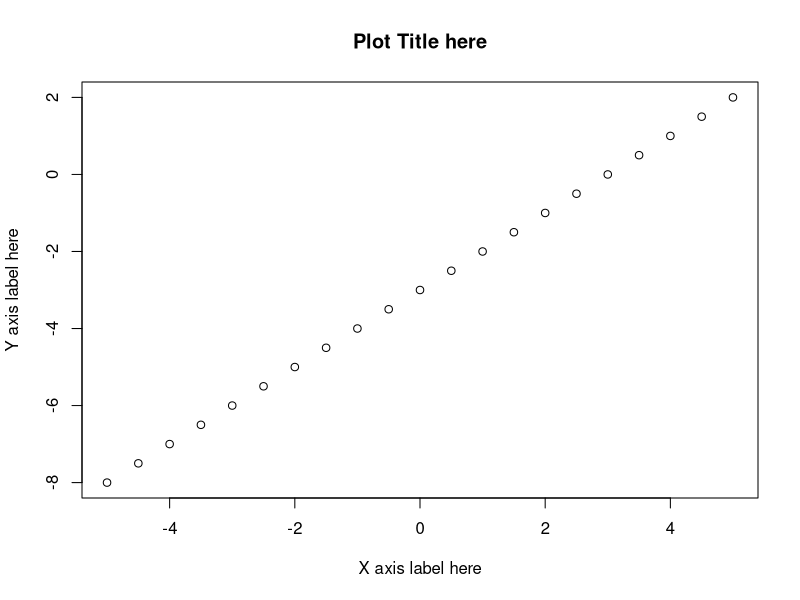
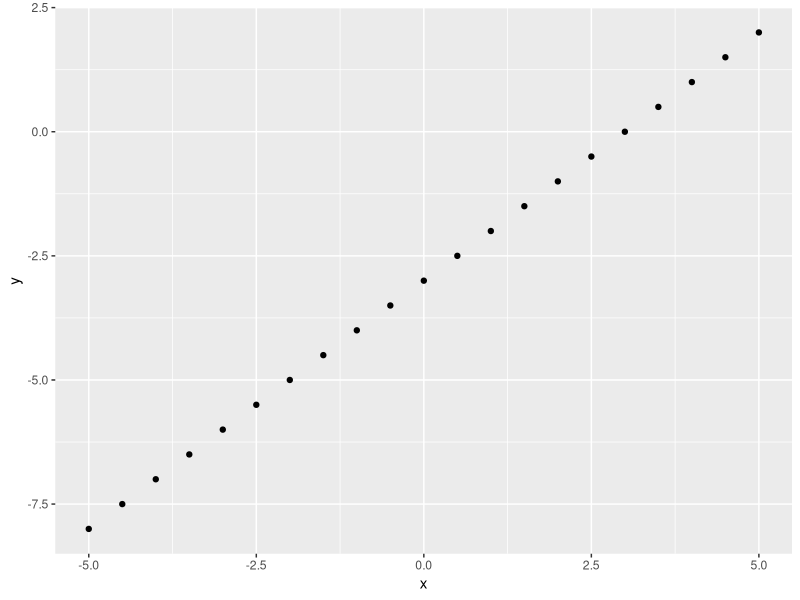
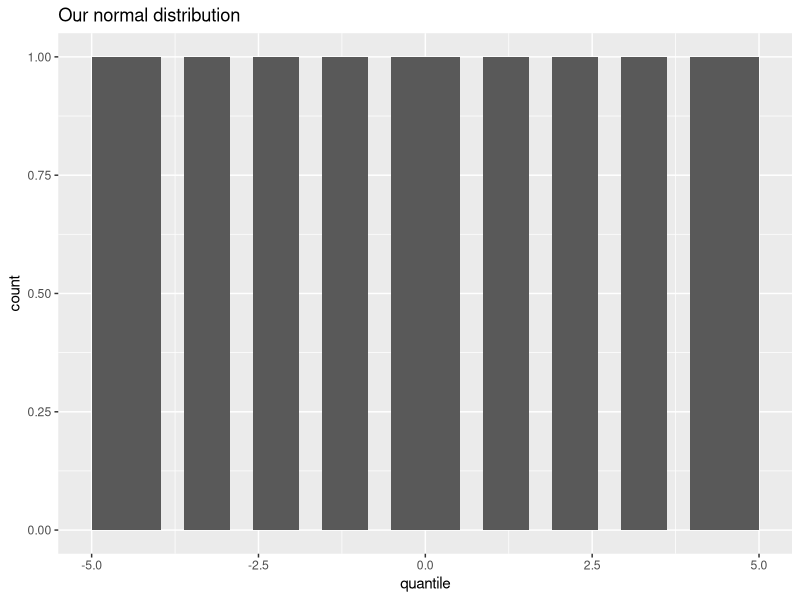
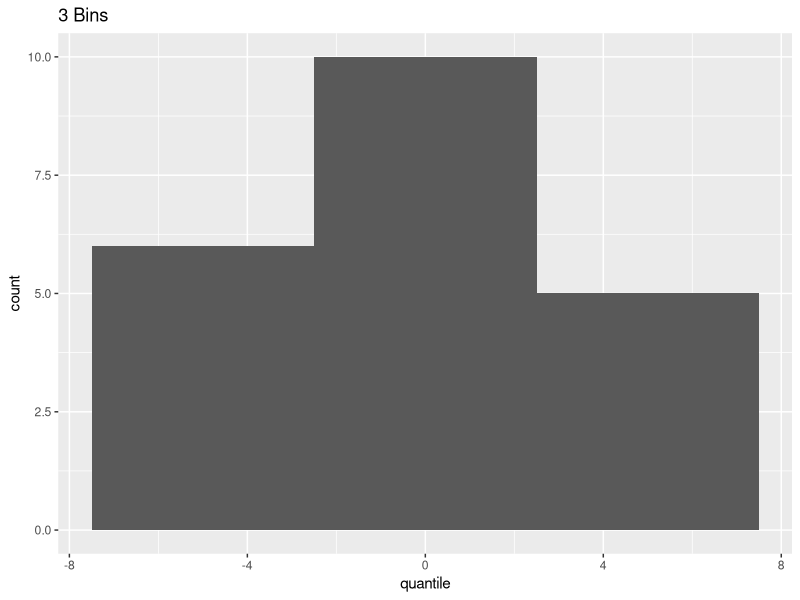
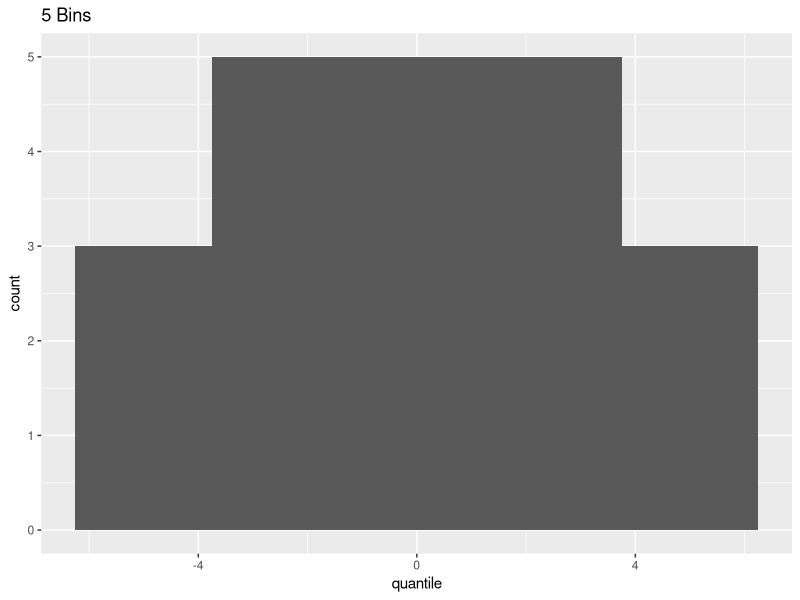
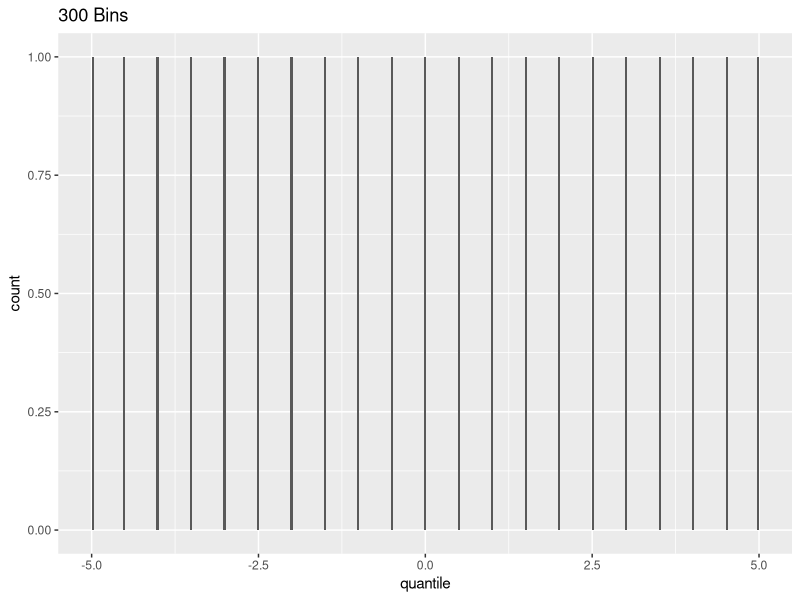
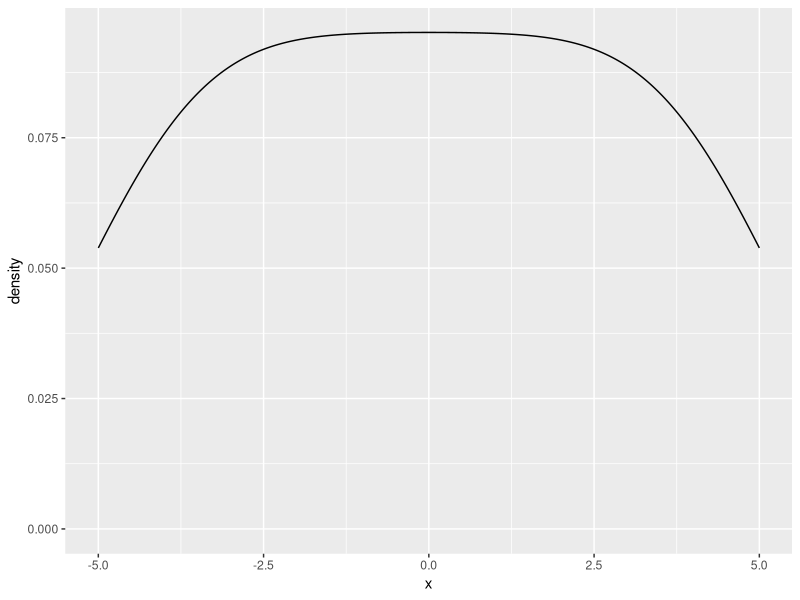
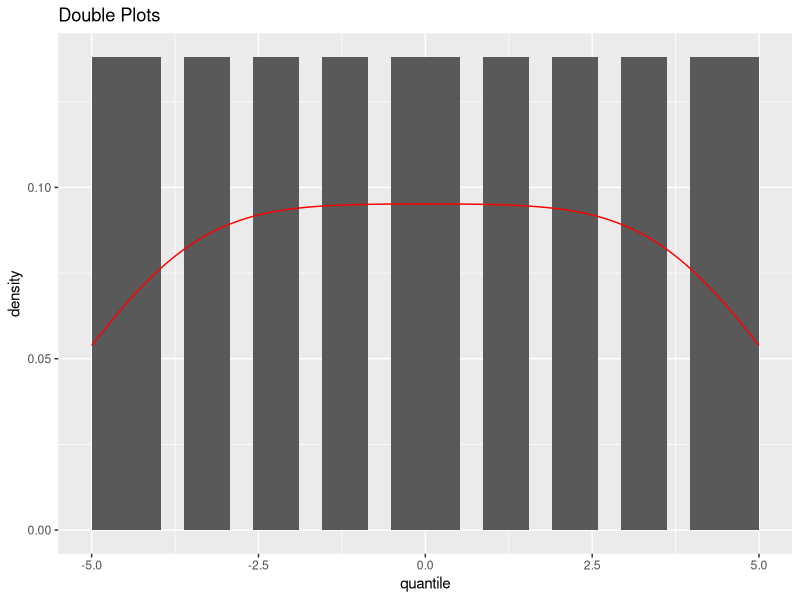

Reproduce these figures in R, in order. (Note: this script raises an error after producing the figures.)
## ---- chunk 1
x <- seq(-5, 5, by = 0.5) 
y <- x - 3
plot(x, y, 
     xlab = "X axis label here", 
     ylab = "Y axis label here", 
     main = "Plot Title here")
## ---- chunk 2
library(ggplot2)
x <- seq(-5, 5, by = 0.5) 
y <- x - 3
df <- data.frame(x,y)
ggplot(df,aes(x,y))+geom_point()
#ggplot(dataFrame,aesthetics(column header for x-axis, column header for y-axis))+plotting_style()
## ---- chunk 3
ggplot(df,aes(x))+geom_histogram()+
  labs(x="quantile",y="count",title="Our normal distribution")
## ---- chunk 4
ggplot(df,aes(x))+geom_histogram(bins=3)+
  labs(x="quantile",y="count",title="3 Bins")

ggplot(df,aes(x))+geom_histogram(bins=5)+
  labs(x="quantile",y="count",title="5 Bins")

ggplot(df,aes(x))+geom_histogram(bins=300)+
  labs(x="quantile",y="count",title="300 Bins")
## ---- chunk 5
x <- rnorm(1000, mean = 0,sd = 1)
ggplot(df,aes(x))+geom_density()
## ---- chunk 6
ggplot(df,aes(x))+
  geom_histogram(aes(y=stat(density)),bins=30)+
  geom_density(color="red")+
  labs(x="quantile",y="density",title="Double Plots")
## ---- chunk 7
dnorm(0,mean = 0,sd = 1)
dnorm(2,mean = 0,sd = 1)
dnorm(-1,mean = 0,sd = 1)
## ---- chunk 8
df <- data.frame(x=seq(-3,3,0.1),d=dnorm(seq(-3,3,0.1)))
ggplot(df,aes(x,d))+geom_point()
## ---- chunk 9
pnorm(0,mean = 0,sd = 1)
pnorm(2,mean = 0,sd = 1)
pnorm(-1,mean = 0,sd = 1)
## ---- chunk 10
df$p <- pnorm(df$x)
ggplot(df)+geom_point(aes(x,d),color="red")+geom_point(aes(x,p),color="blue")
## ---- chunk 11
qnorm(0.5,mean = 0,sd = 1)
qnorm(pnorm(0.5),mean = 0,sd = 1)
## ---- chunk 12
rbinom(n=1,size = 10,prob = 0.3)
dbinom(4,size=10,prob=0.5)
getwd()
## ---- chunk 13
normVals <- dnorm(seq(-3,3,length.out = 100),mean=0,sd=1)
binomVals <- dbinom(1:100,size=100,prob=0.5)

#standard the values to min of 0 and max of 1
normVals <- (normVals-min(normVals))/(max(normVals)-min(normVals))
binomVals <- (binomVals-min(binomVals))/(max(binomVals)-min(binomVals))

df <- data.frame(xNorm=seq(-3,3,length.out = 100),normVals,xBinom=1:100,binomVals)

ggplot(df)+geom_line(aes(xNorm,normVals),color="red")+geom_point(aes(xNorm,binomVals),color="blue")+
  labs(x="X-Value",y="Density")
## ---- chunk 14
knitr::include_graphics("00001c.png")
